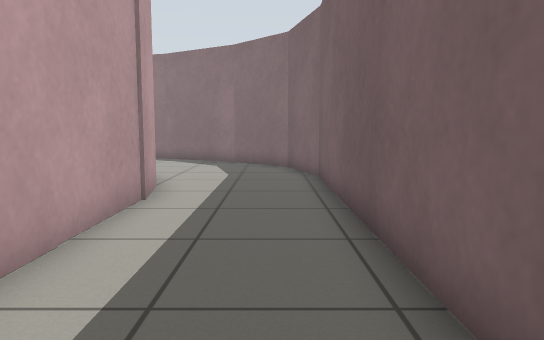
View 1 (above)

14 first-person views from a walk through a world built for the Gazebo simulator. The camera is 0.72 m above the floor, tilts 6° down and sees 70° across. The floor is counted in squares, 0.5 m on a side. Each view is taken from the middle of a square. On the plan, view 1 faces up. The plan holds only what a view shows up to about 16 squares ahead; the rest is blank. The place goes on beyond the plan. Robots are left out.

View 2
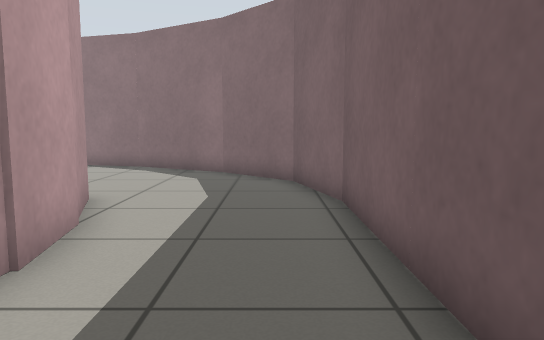

View 3
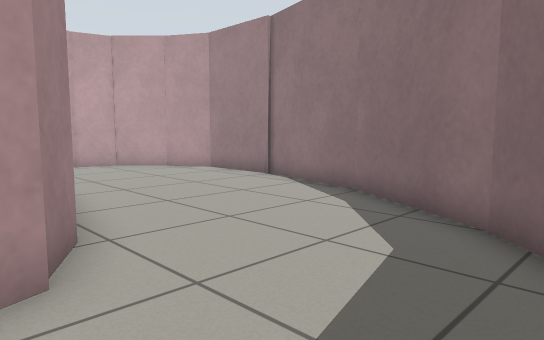

View 4
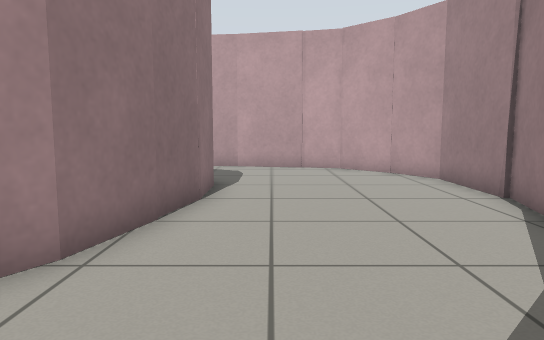

View 5
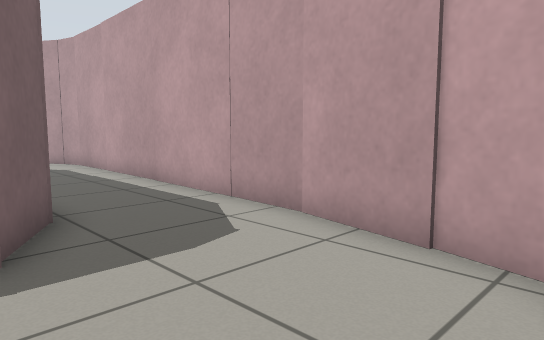

View 6
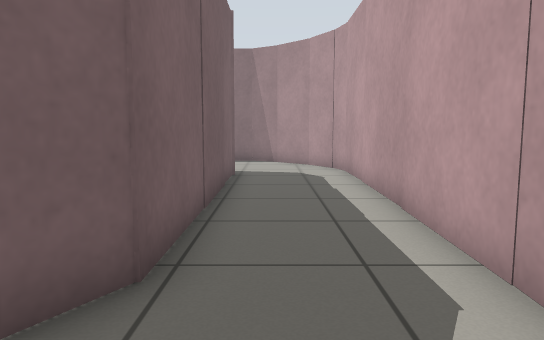

View 7
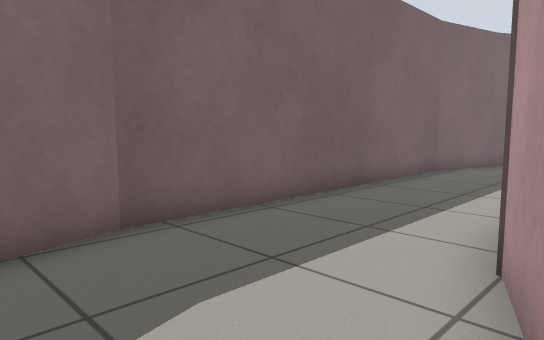

View 8
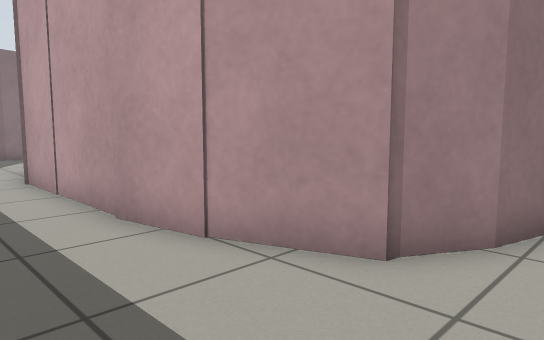

View 9
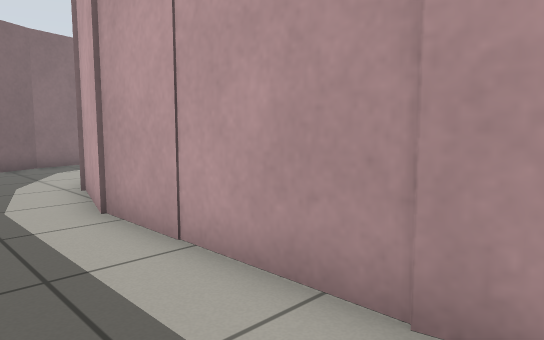

View 10
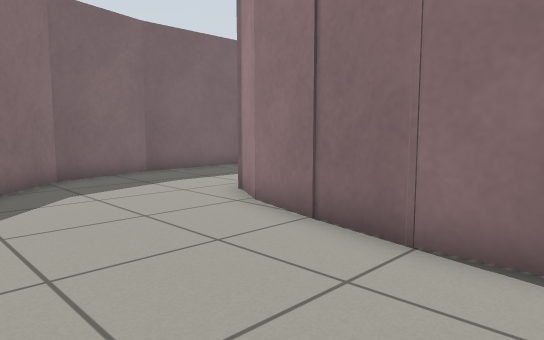

View 11
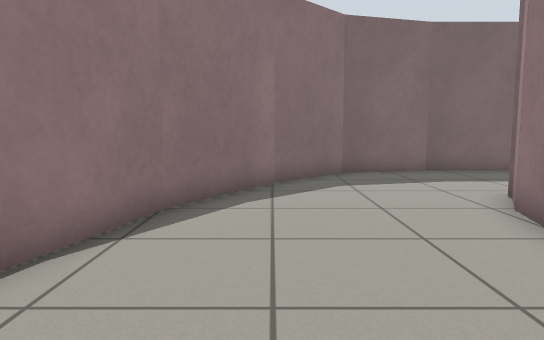

View 12
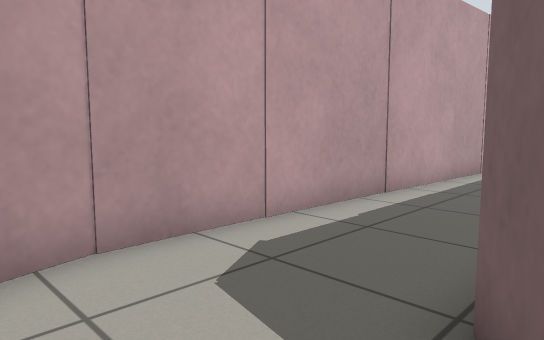

View 13
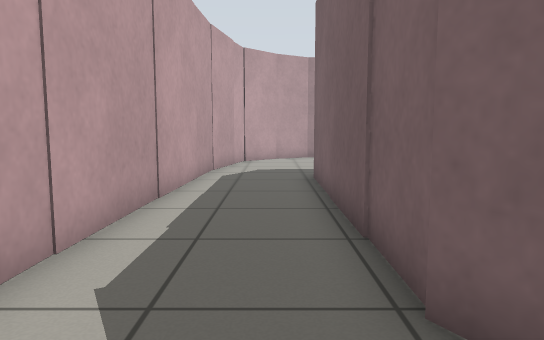

View 14
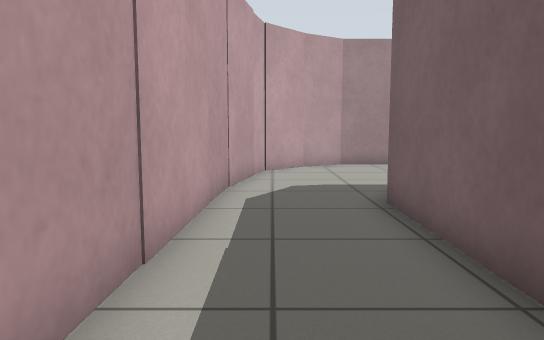

### Floor plan
Points are (right, up) in squares from view 1. A wall is a line through its corners. A room is listed if a view was taken in it or the views show most of it. See-through windows are left out.
Room 1 (views 1, 2, 3, 4, 5, 6, 7, 8, 9, 10, 11, 12, 13, 14)
walls: (-8.9, 13.7) (-5.1, 12.6); (-10.9, 13.5) (-8.7, 13.5); (-5.2, 12.7) (-3.8, 11.9) (-3, 9.8); (-5.1, 18.9) (-9.1, 20); (-9, 19.9) (-12.2, 19.9) (-13.9, 18.9); (-3, 9.9) (-2.6, 7.8); (-1.6, 16.9) (-5.2, 19); (-13.8, 18.9) (-15.3, 17.4) (-16.1, 13.7); (-2.7, 7.9) (-2.7, 2.3); (-16.2, 13.8) (-16.6, 1.6); (1.4, 11.6) (0.6, 14.7) (-1.7, 17); (-2.5, 2.4) (-3.3, -0.5); (-12.2, 1.8) (-12.8, 2.7) (-12.8, 11.4) (-11.8, 13); (-16.6, 1.7) (-16.3, 0.5); (-16.3, 0.6) (-15.6, -0.5); (1.4, 0.5) (1.4, 11.8); (1.1, -0.5) (1.4, 0.7)

Where each view was taken, in squares from view 1:
view 1: 0 up, 0 right, facing up
view 2: 4 up, 0 right, facing up
view 3: 11 up, 0 right, facing up-left
view 4: 15 up, 1 left, facing left
view 5: 18 up, 11 left, facing down-left
view 6: 15 up, 14 left, facing down
view 7: 14 up, 4 left, facing down-right
view 8: 14 up, 0 right, facing down-left
view 9: 9 up, 0 right, facing down-left
view 10: 18 up, 11 left, facing down-right
view 11: 17 up, 12 left, facing right
view 12: 0 up, 12 left, facing up-left
view 13: 0 up, 14 left, facing up
view 14: 4 up, 15 left, facing up
